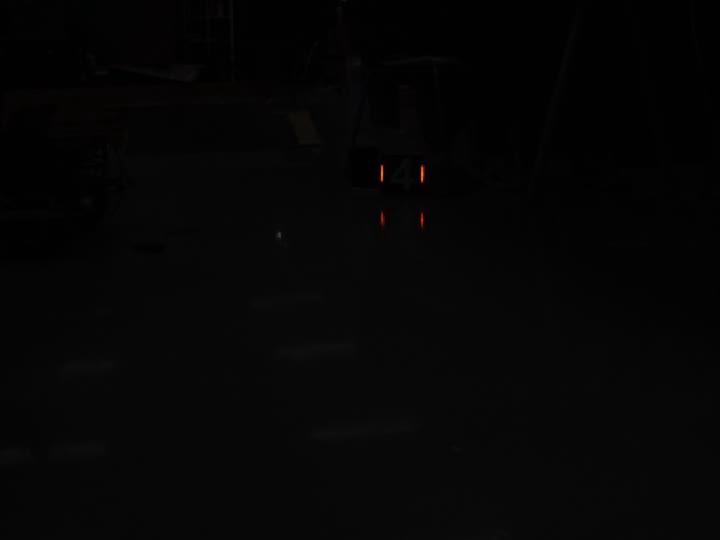
//> input picture frame 10 of vid/armor.mp4, 720 x 540 px
$ ./main   (built with g++ and OpenCV 4)
//> lines starting //> are read from the running program, lines starting //| are printed output that depends on the picture; after the words box and inside, x2 and y2 are one past the last pixel; in counts of white or black regions, pixels touching at a corner belong together
//> further down, frame is the input picture: 540 rows x 720 cols, CV_8UC3; mean B, G, R 5.1, 5.1, 5.2
### src/include/utils.h
#ifndef UTILS_H
#define UTILS_H

#include <vector>
#include <algorithm>
#include <opencv2/opencv.hpp>
#include <chrono>

using namespace cv;
using namespace std;
using namespace std::chrono;

// 灯条描述类
class LightDescriptor
{
public:
    float width, height, angle;
    Point2f center;
    RotatedRect rect;   // 保存拟合椭圆/矩形以便调试绘制
    float meanV = 0.0f; // V 通道平均亮度，用于过滤反射

    LightDescriptor() {}
    LightDescriptor(const RotatedRect &light)
    {
        width = light.size.width;
        height = light.size.height;
        center = light.center;
        angle = light.angle;
        rect = light;
    }
};

// 装甲板识别类
class ArmorDetector
{
private:
    // 相机内参
    Mat cameraMatrix = (Mat_<double>(3, 3) << 9.28130989e+02, 0, 3.77572945e+02, 0, 9.30138391e+02, 2.83892859e+02, 0, 0, 1.0000);
    // 畸变系数
    Mat distCoeffs = (Mat_<double>(1, 5) << -2.54433647e-01, 5.69431382e-01, 3.65405229e-03, -1.09433818e-03, -1.33846840e+00);

    // 装甲板3D模型点（单位：米）
    std::vector<Point3f> objectPoints =
        {
            Point3f(-0.065, 0.025, 0),
            Point3f(0.065, 0.025, 0),
            Point3f(0.065, -0.025, 0),
            Point3f(-0.065, -0.025, 0)};

    // 将四个角点按顺序排列为: top-left, top-right, bottom-right, bottom-left
    vector<Point2f> orderCorners(const vector<Point2f> &corners)
    {
        if (corners.size() != 4)
            return {};
        vector<Point2f> pts = corners;
        // 按 y 排序，前两个为上排，后两个为下排
        sort(pts.begin(), pts.end(), [](const Point2f &a, const Point2f &b)
             { return a.y < b.y; });

        vector<Point2f> top = {pts[0], pts[1]};
        vector<Point2f> bottom = {pts[2], pts[3]};

        // 在每排内按 x 排序，使得 left 在前
        if (top[0].x > top[1].x)
            swap(top[0], top[1]);
        if (bottom[0].x > bottom[1].x)
            swap(bottom[0], bottom[1]);

        // 返回顺时针或逆时针一致的顺序：TL, TR, BR, BL
        return {top[0], top[1], bottom[1], bottom[0]};
    }

public:
    // 预处理函数
    Mat preprocess(Mat &frame, bool isRed)
    {
//> called with isRed = true
        Mat hsv, binary;
        // 转为 HSV 并平滑，减少局部亮度波动导致的断裂
        cvtColor(frame, hsv, COLOR_BGR2HSV);
//> hsv: 480 rows x 640 cols, CV_8UC3; mean H, S, V 5.7, 6.2, 5.2
        GaussianBlur(hsv, hsv, Size(5, 5), 0); // 高斯模糊
//> hsv: 480 rows x 640 cols, CV_8UC3; mean H, S, V 5.7, 6.2, 5.2

        // 根据敌方颜色选择阈值（扩大红色范围以包含偏橙的灯条，并降低 S/V 下限以容忍局部较暗区域）
        if (isRed)
        {
            // 红色
            Scalar lower_red1(0, 30, 30);
            Scalar upper_red1(20, 255, 255);
            Scalar lower_red2(160, 30, 30);
            Scalar upper_red2(180, 255, 255);

            Mat binary1, binary2;
            inRange(hsv, lower_red1, upper_red1, binary1);
//> binary1: 480 rows x 640 cols, CV_8UC1; 0.06% white; 5 white regions (2 under 20 px), largest, box (x1, y1, x2, y2) and area: (337, 146, 341, 162) 53, (373, 191, 378, 203) 53, (337, 188, 342, 198) 36
            inRange(hsv, lower_red2, upper_red2, binary2);
//> binary2: 480 rows x 640 cols, CV_8UC1; 0% white in thin lines or dots, all inside (x1, y1, x2, y2) = (340, 200, 341, 201)
            binary = binary1 | binary2;
        }
        else
        {
            // 蓝色
            Scalar lower_blue(100, 30, 30);
            Scalar upper_blue(130, 255, 255);
            inRange(hsv, lower_blue, upper_blue, binary);
        }

        // 另外使用 V 通道的高亮掩模来捕捉亮点（在极暗背景下单纯色阈值可能失效）
        vector<Mat> hsvChannels;
        split(hsv, hsvChannels);
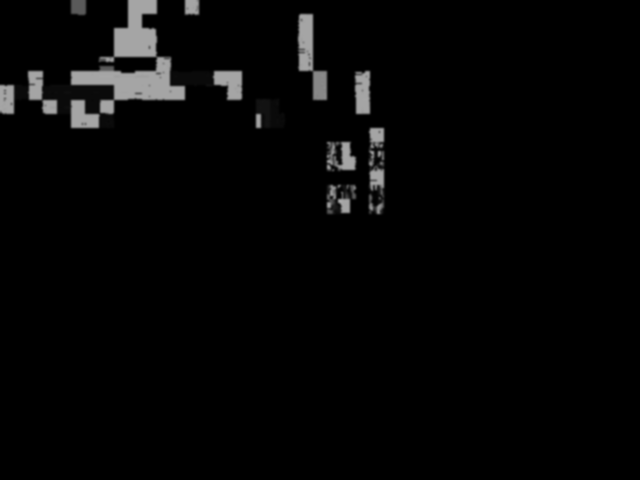
//> hsvChannels[0]: 480 rows x 640 cols, CV_8UC1; min 0, max 171, mean 5.7
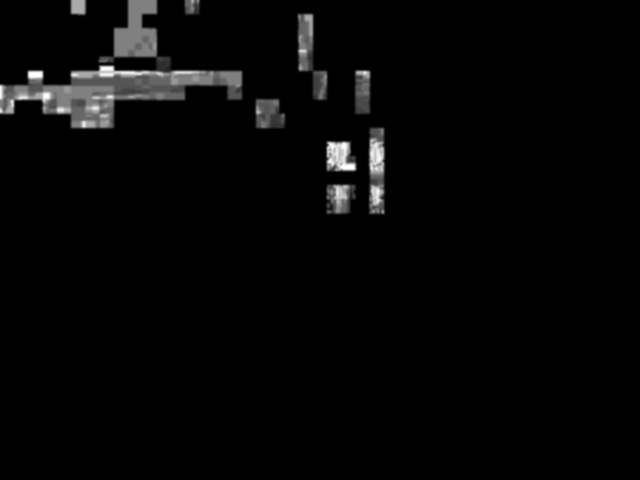
//> hsvChannels[1]: 480 rows x 640 cols, CV_8UC1; min 0, max 255, mean 6.2
        Mat vmask;
        // V 阈值适当调低以捕获较暗环境中的高亮点
        threshold(hsvChannels[2], vmask, 50, 255, THRESH_BINARY);
//> vmask: 480 rows x 640 cols, CV_8UC1; 0.07% white; 4 white regions, box (x1, y1, x2, y2) and area: (373, 147, 378, 163) 70, (337, 146, 342, 162) 61, (373, 190, 377, 201) 36, (338, 189, 342, 199) 34
//> (the rest of the program and of its run is left out)
